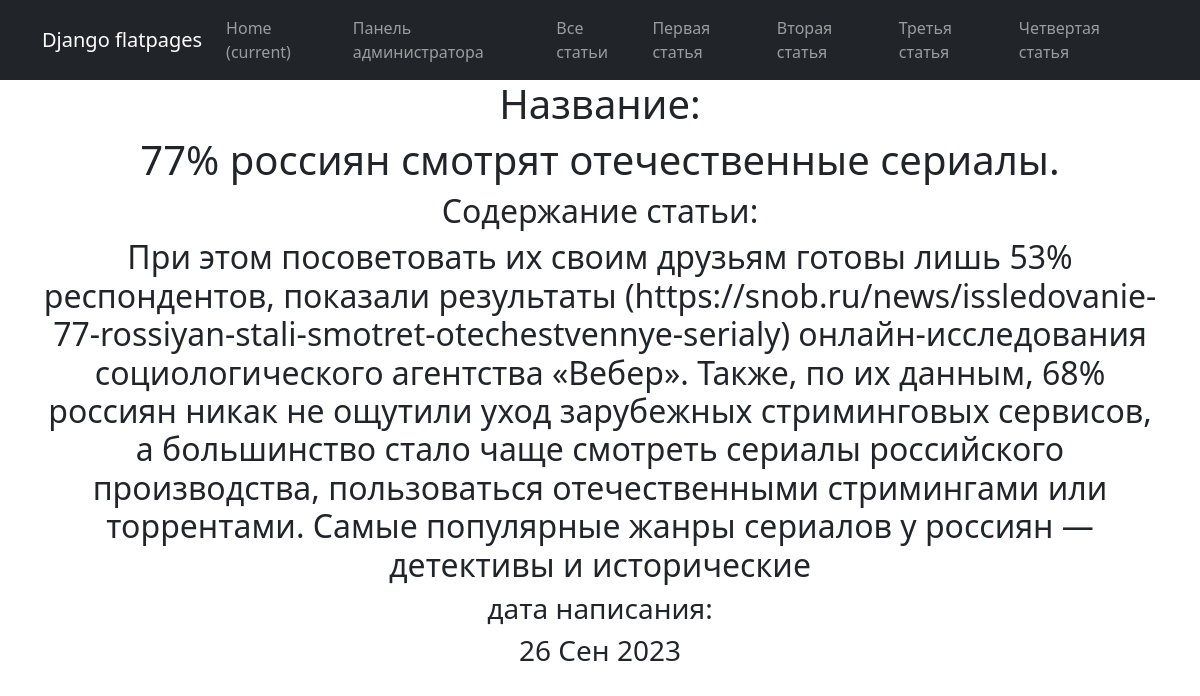
Screenshot of /news/1 with the database file from the repository.
### news/models.py (models this page shows, shortened)
class Post(models.Model):
    author = models.ForeignKey(Author, on_delete=models.CASCADE)
    name = models.CharField(max_length=100,choices = NewsArticles)
    time_in = models.DateTimeField (auto_now_add = True)
    categories = models.ManyToManyField(Category, through=PostCategory)
    title = models.CharField(max_length = 100)
    text = models.TextField()
    rating = models.IntegerField(default=0)

### news/views.py (the view)
# urls.py: path('<int:pk>', PostDetail.as_view(), name='post'),
class PostDetail(DetailView):
    model = Post
    template_name = 'Post.html'
    context_object_name = 'post'

### news/templatetags/custom_censor.py (called while the page is built)
def censor(value):
   STOP_LIST = [
   'редиска',
   'хрен',
   'блин',
   'писец',
   'писос'
]
   for word in STOP_LIST:
      value = value.replace(word, word[:1]+'*' * (len(word)-1))
   return value

### templates/post.html (shortened to what this page needs)
{% extends 'flatpages/default.html' %}
{% load custom_censor %}
{% block content %}
<h1> Название: </h1>
<h1>{{ post.title|censor }}</h1>
<h2>Содержание статьи:</h2>
<h2>{{ post.text|censor }}</h2>
<h3>дата написания:</h3>
<h3>{{ post.time_in|date:'d M Y' }}</h3>
{% endblock content %}

### rows the page displays
Post: title|censor "77% россиян смотрят отечественные сериалы.", text|censor "При этом посоветовать их своим друзьям готовы лишь 53% респондентов, показали результаты (https://snob.ru/news/issledovanie-77-rossiyan-stali-smotret-otechestvennye-serialy) онлайн-исследования социологического агентства «Вебер». Также, по их данным, 68% россиян никак не ощутили уход зарубежных стриминговых сервисов, а большинство стало чаще смотреть сериалы российского производства, пользоваться отечественными стримингами или торрентами. Самые популярные жанры сериалов у россиян — детективы и исторические", time_in "26 Сен 2023"
